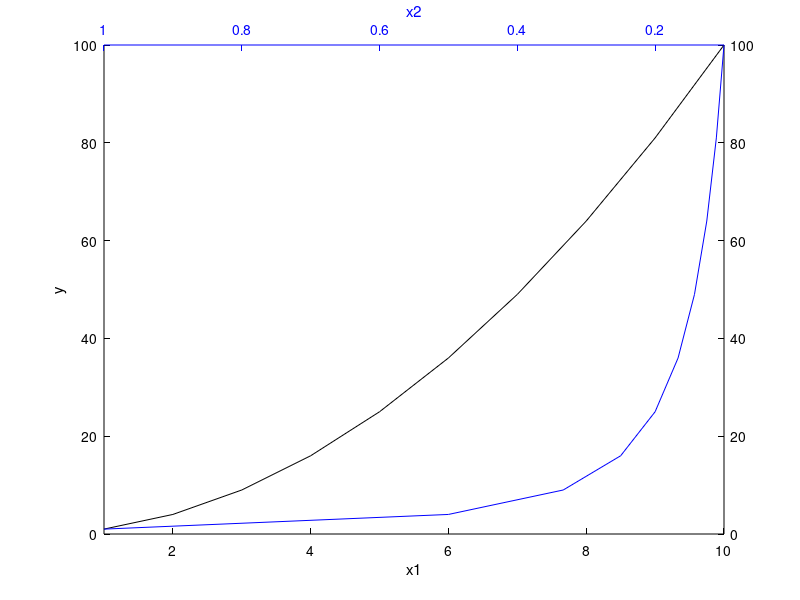

Reproduce this figure in MATLAB. (Note: this script raises an error after producing the figure.)
function plotxxy()
  close all;

  x1 = 1:10;
  x2 = 1./x1;
  y = x1.^2;

  figure;

  hl1 = line(x1, y, 'Color', 'k');

  ax(1) = gca;

  %set(ax(1),'Position',[0.12 0.12 0.75 0.70])
  set(ax(1),'XColor','k','YColor','k');

  ax(2) = axes('Position',get(ax(1),'Position'),...
     'XAxisLocation','top',...
     'YAxisLocation','right',...
     'Color','none',...
     'XColor','b','YColor','k','HitTest','off');

  set(ax,'box','off');

  hl2 = line(x2,y,'Color','b','Parent',ax(2));

  %label the two x-axes
  set(get(ax(1),'xlabel'),'string','x1')
  set(get(ax(2),'xlabel'),'string','x2')
  set(get(ax(1),'ylabel'),'string','y')

  set(ax(1),'XLim',[min(x1) max(x1)]);
  set(ax(2),'XLim',[min(x2) max(x2)]);

  set(ax(2),'XDir','reverse');

  xlimits = get(ax(1),'XLim');
  ylimits = get(ax(1),'YLim');

  set(ax(2),'XLim', sort(1./xlimits));
  set(ax(2),'YLim', ylimits);
  
  pan_handle = pan(gcf);

  %set(pan_handle,'ActionPreCallback',@myprecallback);
  set(pan_handle,'ActionPostCallback',{@mypostcallback,ax});
end

%function myprecallback(obj,evd)
  %%disp('A pan is about to occur.');
%end

function mypostcallback(obj,evd, ax)
  %newLim = get(evd.Axes,'XLim');
  %msgbox(sprintf('The new X-Limits are [%.2f %.2f].',newLim));

  xlimits = get(ax(1),'XLim');
  ylimits = get(ax(1),'YLim');

  set(ax(2),'XLim', sort(1./xlimits));
  set(ax(2),'YLim', ylimits);
end
